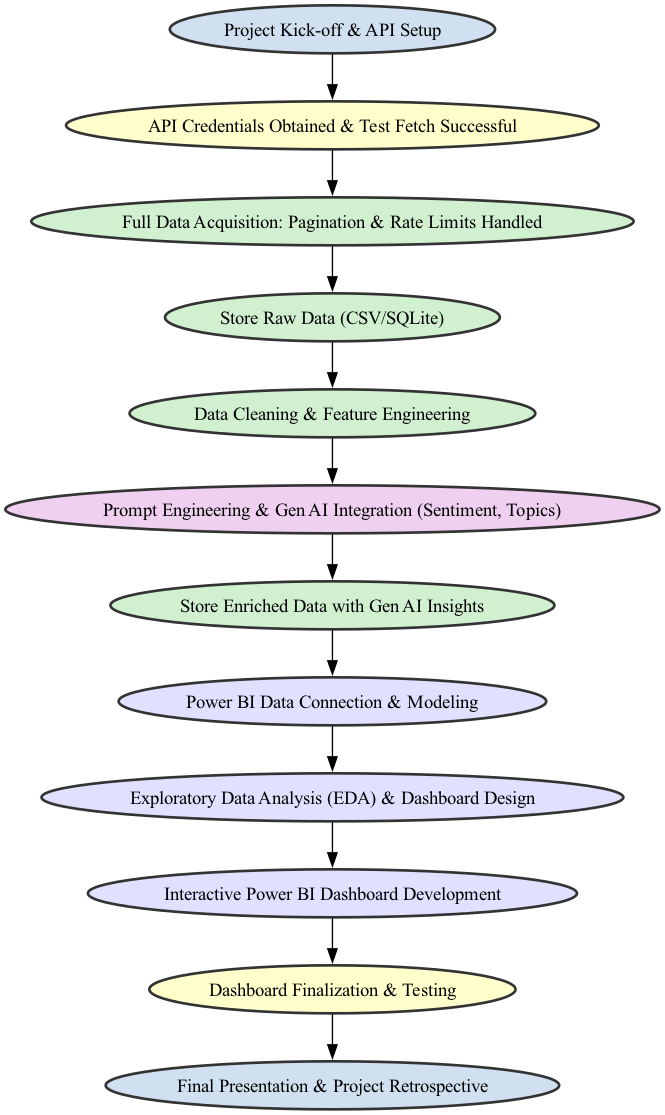

The Python source for this figure:
import graphviz

# Define the graph
dot = graphviz.Digraph(format='png')
dot.attr(rankdir='TD', style='filled')

# Define nodes with labels and colors
nodes = {
    'A': ('Project Kick-off & API Setup', '#D0E0F0'),
    'B': ('API Credentials Obtained & Test Fetch Successful', '#FFFFCC'),
    'C': ('Full Data Acquisition: Pagination & Rate Limits Handled', '#D0F0D0'),
    'D': ('Store Raw Data (CSV/SQLite)', '#D0F0D0'),
    'E': ('Data Cleaning & Feature Engineering', '#D0F0D0'),
    'F': ('Prompt Engineering & Gen AI Integration (Sentiment, Topics)', '#F0D0F0'),
    'G': ('Store Enriched Data with Gen AI Insights', '#D0F0D0'),
    'H': ('Power BI Data Connection & Modeling', '#E0E0FF'),
    'I': ('Exploratory Data Analysis (EDA) & Dashboard Design', '#E0E0FF'),
    'J': ('Interactive Power BI Dashboard Development', '#E0E0FF'),
    'K': ('Dashboard Finalization & Testing', '#FFFFCC'),
    'L': ('Final Presentation & Project Retrospective', '#D0E0F0'),
}

# Add nodes
for node_id, (label, color) in nodes.items():
    dot.node(node_id, label=label, style='filled', fillcolor=color, color='#333', penwidth='2')

# Add edges
edges = [
    ('A', 'B'), ('B', 'C'), ('C', 'D'), ('D', 'E'), ('E', 'F'),
    ('F', 'G'), ('G', 'H'), ('H', 'I'), ('I', 'J'), ('J', 'K'), ('K', 'L')
]

for src, dst in edges:
    dot.edge(src, dst)

# Render diagram to file
dot.render('graph', format='png', cleanup=False)
